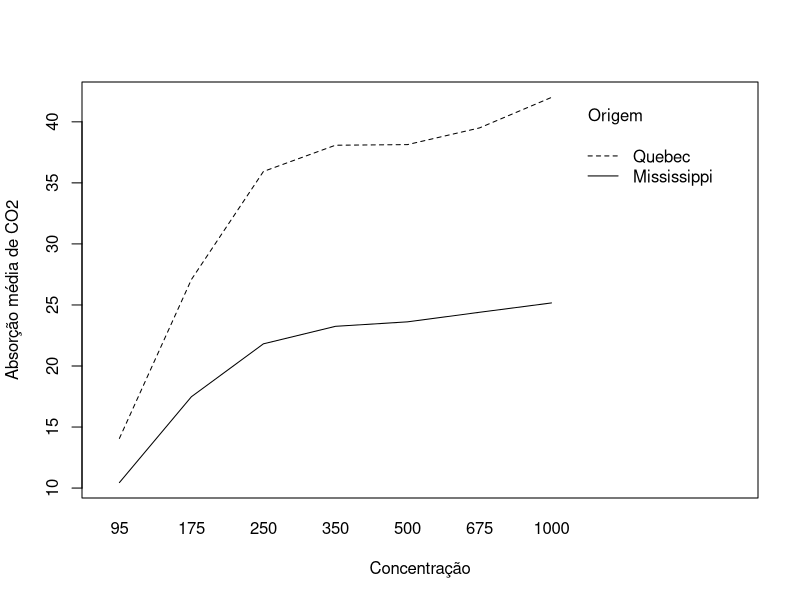

Source code (R):
# Teste de Friedman ----

# Ajuste e resultados ----
d <- CO2
d$conc <- factor(d$conc)
print(friedman.test(uptake ~ conc | Plant, data = d))

# Visualização e diagnóstico ----
interaction.plot(CO2$conc, CO2$Type, CO2$uptake, xlab = "Concentração", ylab = "Absorção média de CO2", trace.label = "Origem")
